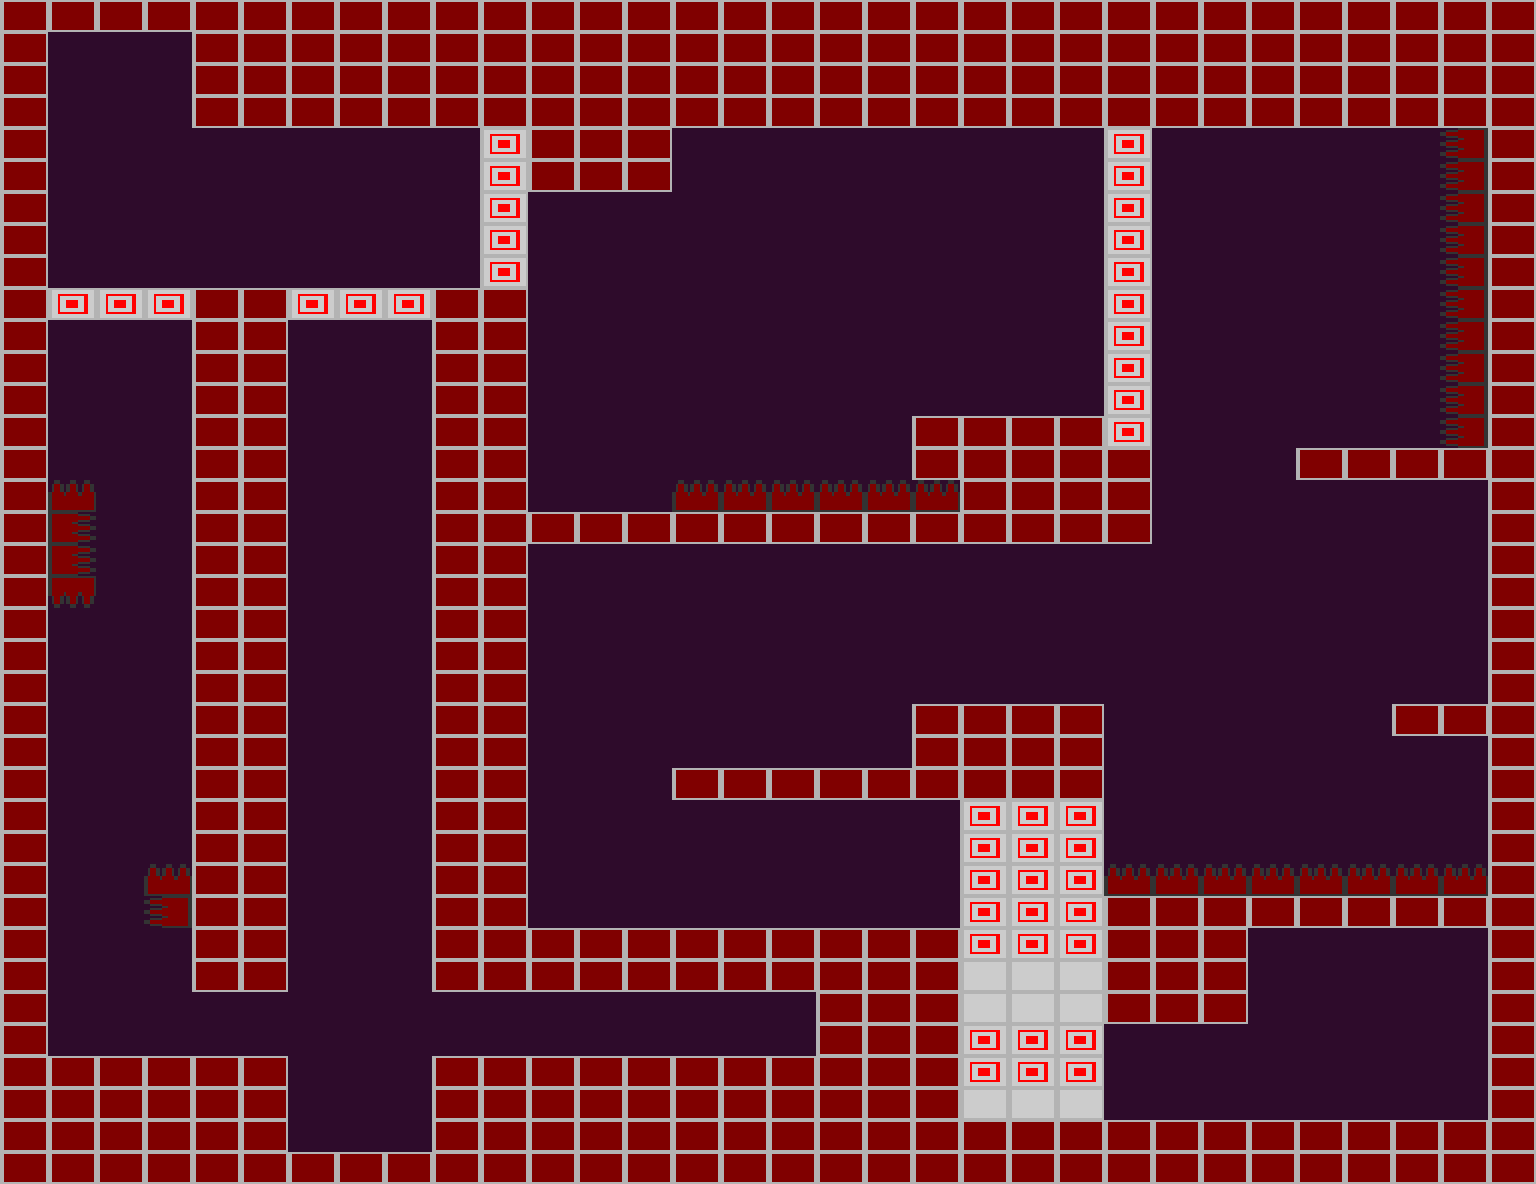

The image is a tile-based game level rendered from a .tmx file. Its description and source (layers, tilesets, objects; grid data summarised) follow:
An orthogonal 32x37 tile map with 48x32 px tiles, 3 tile layers (background, ladders, platforms) and 20 objects (6x Slime, 4x MovingBlock, 3x EndLevel, 2x Tree, 2x Switch, ...).

<map version="1.0" orientation="orthogonal" width="32" height="37" tilewidth="48" tileheight="32" backgroundcolor="#2e0b2b">
 <properties>
  <property name="LevelType" value="NoMachine" />
  <property name="Lighting" value="Dark" />
  <property name="Title" value="High Slime for Action" />
 </properties>
 <tileset firstgid="1" name="level_tiles" tilewidth="48" tileheight="32">
  <image source="level_tiles_2.png" width="192" height="128" />
 </tileset>
 <layer name="background" width="32" height="37">
  <data>[1184 cells, 0 non-empty, 0 distinct tile ids]</data>
 </layer>
 <layer name="ladders" width="32" height="37">
  <data>[1184 cells, 0 non-empty, 0 distinct tile ids]</data>
 </layer>
 <layer name="platforms" width="32" height="37">
  <data>[1184 cells, 539 non-empty, 7 distinct tile ids]</data>
 </layer>
 <objectgroup name="objects" width="32" height="37">
  <object name="CheckPoint1" type="CheckPoint" x="96" y="256" width="48" height="32" />
  <object name="EndLevel" type="EndLevel" x="1392" y="1088" width="48" height="32">
   <properties>
    <property name="Clone" value="1" />
    <property name="State" value="500" />
    <property name="Time" value="70" />
   </properties>
  </object>
  <object name="LevelStartCamera" type="LevelStartCamera" x="1248" y="976" width="48" height="32" />
  <object name="EndLevel" type="EndLevel" x="1344" y="1088" width="48" height="32">
   <properties>
    <property name="Clone" value="0" />
    <property name="State" value="500" />
    <property name="Time" value="60" />
   </properties>
  </object>
  <object name="EndLevel" type="EndLevel" x="1440" y="1088" width="48" height="32">
   <properties>
    <property name="Clone" value="2" />
    <property name="State" value="500" />
    <property name="Time" value="90" />
   </properties>
  </object>
  <object name="Tree" type="Tree" x="1344" y="928" width="48" height="32">
   <properties>
    <property name="Base" value="LightBulb" />
    <property name="Light" value="Alarm" />
    <property name="LightRange" value="1.0" />
    <property name="startDir" value="-1" />
   </properties>
  </object>
  <object name="Switch" type="Switch" x="720" y="1024" width="48" height="32">
   <properties>
    <property name="Code" value="1" />
    <property name="State" value="0" />
   </properties>
  </object>
  <object name="Slime" type="Slime" x="384" y="704" width="48" height="32">
   <properties>
    <property name="Speed" value="1.0" />
    <property name="StartDir" value="1" />
    <property name="Vertical" value="R" />
   </properties>
  </object>
  <object name="Slime" type="Slime" x="288" y="576" width="48" height="32">
   <properties>
    <property name="Speed" value="1.0" />
    <property name="StartDir" value="-1" />
    <property name="Vertical" value="L" />
   </properties>
  </object>
  <object name="Slime" type="Slime" x="960" y="384" width="48" height="32">
   <properties>
    <property name="Speed" value="1.0" />
    <property name="StartDir" value="1" />
   </properties>
  </object>
  <object name="Slime" type="Slime" x="1056" y="672" width="48" height="32">
   <properties>
    <property name="Speed" value="1.0" />
    <property name="StartDir" value="-1" />
    <property name="Vertical" value="R" />
   </properties>
  </object>
  <object name="MovingBlock" type="MovingBlock" x="48" y="96" width="48" height="32">
   <properties>
    <property name="Move" value="Vertical" />
    <property name="PauseBottom" value="-1" />
    <property name="PauseTop" value="0.5" />
    <property name="Speed" value="1.0" />
    <property name="StartDir" value="-1" />
    <property name="StartState" value="0" />
    <property name="Switch" value="2" />
   </properties>
  </object>
  <object name="MovingBlock" type="MovingBlock" x="288" y="960" width="48" height="32">
   <properties>
    <property name="Move" value="Vertical" />
    <property name="PauseBottom" value="-1" />
    <property name="PauseTop" value="0.25" />
    <property name="Speed" value="1.0" />
    <property name="StartDir" value="-1" />
    <property name="StartState" value="0" />
    <property name="Switch" value="2" />
   </properties>
  </object>
  <object name="Switch" type="Switch" x="192" y="1024" width="48" height="32">
   <properties>
    <property name="Code" value="2" />
    <property name="State" value="0" />
   </properties>
  </object>
  <object name="Slime" type="Slime" x="576" y="1024" width="48" height="32">
   <properties>
    <property name="Speed" value="0.8" />
    <property name="StartDir" value="-1" />
    <property name="Trigger" value="10" />
   </properties>
  </object>
  <object name="Slime" type="Slime" x="1056" y="288" width="48" height="32">
   <properties>
    <property name="Speed" value="1.0" />
    <property name="StartDir" value="1" />
    <property name="Vertical" value="R" />
   </properties>
  </object>
  <object name="MovingBlock" type="MovingBlock" x="528" y="608" width="48" height="32">
   <properties>
    <property name="Move" value="Vertical" />
    <property name="PauseBottom" value="1.0" />
    <property name="PauseTop" value="1.0" />
    <property name="Speed" value="1.0" />
    <property name="StartDir" value="-1" />
    <property name="StartState" value="0" />
   </properties>
  </object>
  <object name="Collectible" type="Collectible" x="672" y="384" width="48" height="32">
   <properties>
    <property name="CollectType" value="OneEnergy" />
   </properties>
  </object>
  <object name="Tree" type="Tree" x="768" y="128" width="48" height="32">
   <properties>
    <property name="Base" value="LightBulb" />
    <property name="Light" value="Alarm" />
    <property name="LightRange" value="1.25" />
    <property name="startDir" value="-1" />
   </properties>
  </object>
  <object name="MovingBlock" type="MovingBlock" x="528" y="256" width="48" height="32">
   <properties>
    <property name="Move" value="Vertical" />
    <property name="PauseBottom" value="-1" />
    <property name="PauseTop" value="0.25" />
    <property name="Speed" value="1.0" />
    <property name="StartDir" value="-1" />
    <property name="StartState" value="0" />
    <property name="Switch" value="2" />
   </properties>
  </object>
 </objectgroup>
</map>
